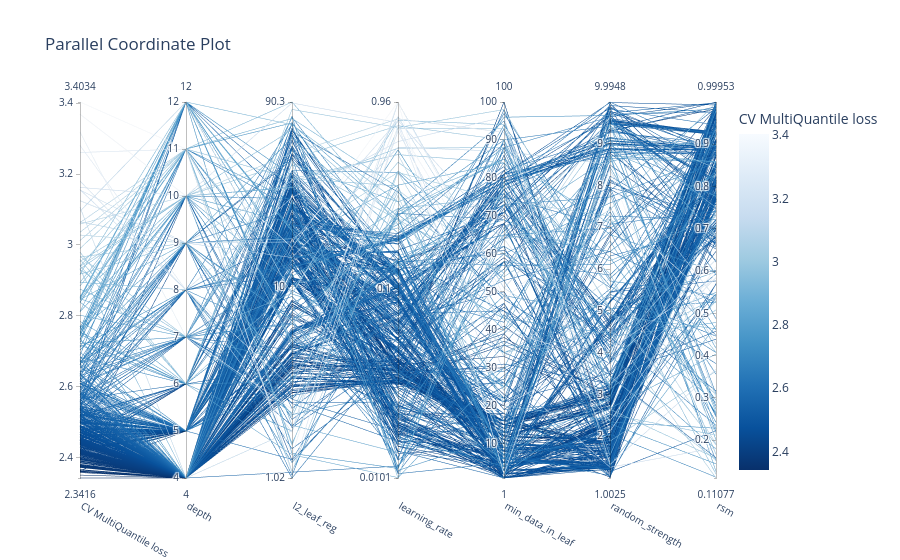

Notebook source saved alongside this figure:
### Code cell
visualization.plot_parallel_coordinate(study, target_name="CV MultiQuantile loss")

### Figure 1 — Plotly figure (JSON) as saved in the notebook; plotly's stock layout.template omitted (floating-point values rounded to 4 significant figures; data arrays with more than 128 entries replaced by an {"elided": "..."} marker saying what was removed)
{"data": [{"dimensions": [{"label": "CV MultiQuantile loss", "range": [2.342, 3.403], "values": {"elided": "491 float values"}}, {"label": "depth", "range": [4, 12], "values": {"elided": "491 int values"}}, {"label": "l2_leaf_reg", "range": [0.009144, 1.956], "ticktext": ["1.02", "10", "90.3"], "tickvals": [0.009144, 1, 1.956], "values": {"elided": "491 float values"}}, {"label": "learning_rate", "range": [-1.995, -0.01755], "ticktext": ["0.0101", "0.1", "0.96"], "tickvals": [-1.995, -1, -0.01755], "values": {"elided": "491 float values"}}, {"label": "min_data_in_leaf", "range": [1, 100], "values": {"elided": "491 int values"}}, {"label": "random_strength", "range": [1.003, 9.995], "values": {"elided": "491 float values"}}, {"label": "rsm", "range": [0.1108, 0.9995], "values": {"elided": "491 float values"}}], "labelangle": 30, "labelside": "bottom", "line": {"color": {"elided": "491 float values"}, "colorbar": {"title": {"text": "CV MultiQuantile loss"}}, "colorscale": [[0, "rgb(247,251,255)"], [0.125, "rgb(222,235,247)"], [0.25, "rgb(198,219,239)"], [0.375, "rgb(158,202,225)"], [0.5, "rgb(107,174,214)"], [0.625, "rgb(66,146,198)"], [0.75, "rgb(33,113,181)"], [0.875, "rgb(8,81,156)"], [1, "rgb(8,48,107)"]], "reversescale": true, "showscale": true}, "type": "parcoords"}], "layout": {"title": {"text": "Parallel Coordinate Plot"}}}
